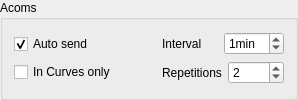
                   <widget class="QGroupBox" name="groupBox_26">
                    <property name="title">
                     <string>Acoms</string>
                    </property>
                    <layout class="QGridLayout" name="gridLayout_13">
                     <item row="0" column="0">
                      <layout class="QHBoxLayout" name="horizontalLayout_39">
                       <item>
                        <layout class="QVBoxLayout" name="verticalLayout_52">
                         <item>
                          <widget class="QCheckBox" name="Acoms_AutoSend_checkBox_2">
                           <property name="text">
                            <string>Auto send</string>
                           </property>
                           <property name="checked">
                            <bool>true</bool>
                           </property>
                          </widget>
                         </item>
                         <item>
                          <widget class="QCheckBox" name="Acoms_CurveOnly_checkBox_2">
                           <property name="text">
                            <string>In Curves only</string>
                           </property>
                           <property name="checked">
                            <bool>false</bool>
                           </property>
                           <property name="tristate">
                            <bool>false</bool>
                           </property>
                          </widget>
                         </item>
                        </layout>
                       </item>
                       <item>
                        <spacer name="horizontalSpacer_19">
                         <property name="orientation">
                          <enum>Qt::Horizontal</enum>
                         </property>
                         <property name="sizeType">
                          <enum>QSizePolicy::MinimumExpanding</enum>
                         </property>
                         <property name="sizeHint" stdset="0">
                          <size>
                           <width>40</width>
                           <height>20</height>
                          </size>
                         </property>
                        </spacer>
                       </item>
                       <item>
                        <layout class="QVBoxLayout" name="verticalLayout_53">
                         <item>
                          <layout class="QHBoxLayout" name="horizontalLayout_43">
                           <item>
                            <widget class="QLabel" name="label_58">
                             <property name="text">
                              <string>Interval     </string>
                             </property>
                            </widget>
                           </item>
                           <item>
                            <widget class="QSpinBox" name="Acoms_Interval_spinBox_2">
                             <property name="keyboardTracking">
                              <bool>false</bool>
                             </property>
                             <property name="suffix">
                              <string>min</string>
                             </property>
                             <property name="minimum">
                              <number>0</number>
                             </property>
                             <property name="maximum">
                              <number>60</number>
                             </property>
                             <property name="singleStep">
                              <number>1</number>
                             </property>
                             <property name="value">
                              <number>1</number>
                             </property>
                            </widget>
                           </item>
                          </layout>
                         </item>
                         <item>
                          <layout class="QHBoxLayout" name="horizontalLayout_42">
                           <item>
                            <widget class="QLabel" name="label_57">
                             <property name="text">
                              <string>Repetitions</string>
                             </property>
                            </widget>
                           </item>
                           <item>
                            <widget class="QSpinBox" name="Acoms_Repetitions_spinBox_2">
                             <property name="keyboardTracking">
                              <bool>false</bool>
                             </property>
                             <property name="minimum">
                              <number>0</number>
                             </property>
                             <property name="maximum">
                              <number>5</number>
                             </property>
                             <property name="singleStep">
                              <number>1</number>
                             </property>
                             <property name="value">
                              <number>2</number>
                             </property>
                            </widget>
                           </item>
                          </layout>
                         </item>
                        </layout>
                       </item>
                      </layout>
                     </item>
                    </layout>
                   </widget>
